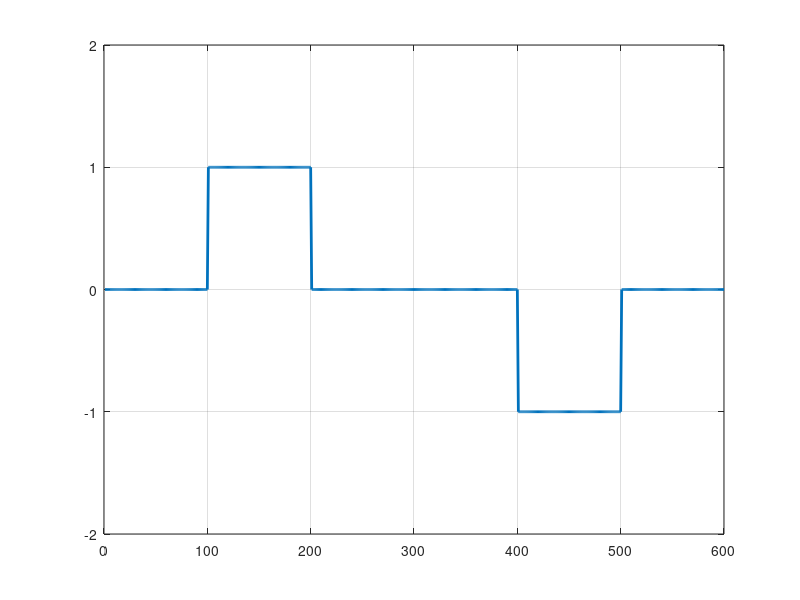

Write MATLAB code to recreate this figure.
bits = [0 1 0 0 1 0];
n = 100;
x = [];
v = 1;
for b = bits
if b==0
shape = zeros(1, n);
else
shape = v*ones(1, n);
v = -v;
end
x = [x shape];
end
plot(x, 'LineWidth', 2);
axis([0 length(x) -2 2]);
grid on;